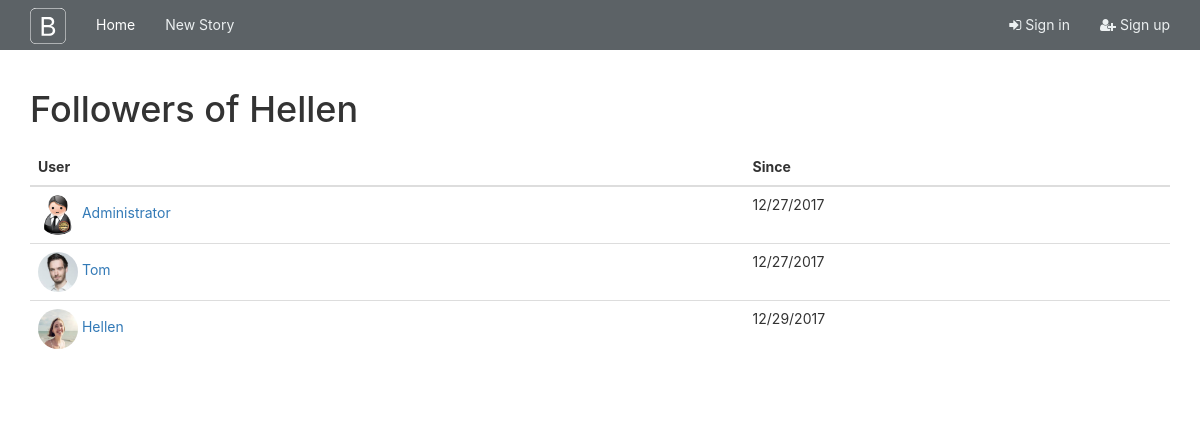
Before: /followers/Hellen with the older database file.
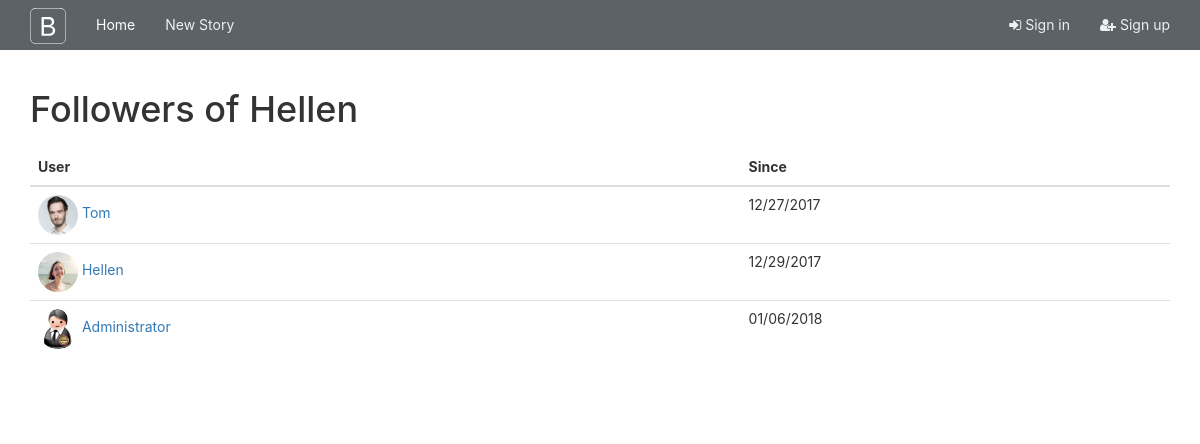
After: the same page with the newer database file.
### app/models.py (models this page shows, shortened)
class User(UserMixin, db.Model):
    __tablename__="users"
    id = db.Column(db.Integer, primary_key=True)
    email = db.Column(db.String(64), unique=True, index=True)
    username = db.Column(db.String(64),unique=True, index=True)
    location = db.Column(db.String(64))
    about_me = db.Column(db.Text())
    member_since = db.Column(db.DateTime(),default=datetime.utcnow)
    last_seen = db.Column(db.DateTime(),default=datetime.utcnow)
    password_hash = db.Column(db.String(128))
    confirmed= db.Column(db.Boolean, default=False)
    image_filename = db.Column(db.String, default="user/default.png", nullable=True)
    image_url = db.Column(db.String, nullable=True)
    role_id = db.Column(db.Integer, db.ForeignKey("roles.id"))
    posts = db.relationship("Post", backref="author", lazy="dynamic")
    comments = db.relationship("Comment", backref="author", lazy="dynamic")
    followed = db.relationship('Follow',
                               foreign_keys=[Follow.follower_id],
                               backref=db.backref('follower', lazy='joined'),
                               lazy='dynamic',
                               cascade='all, delete-orphan')
    followers = db.relationship('Follow',
                                foreign_keys=[Follow.followed_id],
                                backref=db.backref('followed', lazy='joined'),
                                lazy='dynamic',
                                cascade='all, delete-orphan')
    @property
    def password(self):
        raise AttributeError("Password is not a readable attribute")

class Follow(db.Model):
    __tablename__ = 'follows'
    follower_id = db.Column(db.Integer, db.ForeignKey('users.id'),primary_key=True)
    followed_id = db.Column(db.Integer, db.ForeignKey('users.id'),primary_key=True)
    timestamp = db.Column(db.DateTime, default=datetime.utcnow)

### app/main/views.py (the view)
@main.route('/followers/<username>')
def followers(username):
    user = User.query.filter_by(username=username).first()
    if user is None:
        flash('Invalid user.')
        return redirect(url_for('.index'))
    page = request.args.get('page', 1, type=int)
    pagination = user.followers.paginate(
        page, per_page=current_app.config['FLASKY_FOLLOWERS_PER_PAGE'],
        error_out=False)
    follows = [{'user': item.follower, 'timestamp': item.timestamp}
               for item in pagination.items]
    return render_template('followers.html', user=user, title="Followers of",
                           endpoint='.followers', pagination=pagination,
                           follows=follows)

### app/auth/views.py (called while the page is built)
@auth.before_app_request
def before_request():
    if current_user.is_authenticated:
        current_user.ping()
        if not current_user.confirmed \
            and request.endpoint \
            and request.endpoint[:5] != 'auth.' \
            and request.endpoint != 'static':
            return redirect(url_for('auth.unconfirmed'))

### app/main/__init__.py (called while the page is built)
@main.app_context_processor
def inject_permissions():
    return dict(Permission=Permission)

### app/templates/followers.html (shortened to what this page needs)
{% extends "base.html" %}
{% import "_macros.html" as macros %}
{% block page_content %}
<div class="page-header">
    <h1>{{ title }} {{ user.username }}</h1>
</div>
<table class="table table-hover followers">
    <thead><tr><th>User</th><th>Since</th></tr></thead>
    {% for follow in follows %}
        {% if follow.user!=current_user %}
            <tr>
                <td>
                    <a href="{{ url_for('.user', username = follow.user.username) }}">
                        <img class="img-rounded" src="{{ follow.user.image_url }}">
                        {{ follow.user.username }}
                    </a>
                </td>
                <td>{{ moment(follow.timestamp).format('L') }}</td>
            </tr>
        {% endif %}
    {% endfor %}
</table>
{% endblock %}

Changed rows visible on the page:
removed Follow: timestamp "12/27/2017"
added Follow: timestamp "01/06/2018"
Other visible differences:
new list line: "Administrator"
list line gone: "Administrator"
